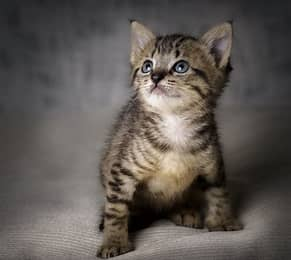
#> input picture meo1.jpg, 291 x 260 px, found by its file name
$ python bai29.py
#> lines starting #> are read from the running program, lines starting #| are printed output that depends on the picture
import cv2
import numpy as np
import time
from sklearn.model_selection import train_test_split
from sklearn.metrics import accuracy_score, precision_score, recall_score, classification_report
from sklearn.svm import SVC
from sklearn.neighbors import KNeighborsClassifier
from sklearn.tree import DecisionTreeClassifier
from sklearn.preprocessing import LabelEncoder

# Hàm xử lý ảnh
def preprocess_images(image_paths, size=(64, 64)):
#> called with size = (64, 64)
    data = []
    for path in image_paths:
        image = cv2.imread(path)
#> image is the input picture: shape (260, 291, 3); mean B, G, R 83.1, 87.8, 93.8
        if image is None:
            print(f"Could not read image: {path}")
            continue
        resized = cv2.resize(image, size)
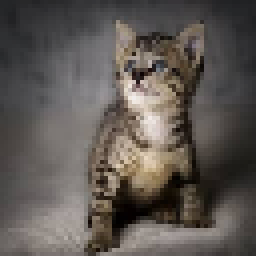
#> resized: shape (64, 64, 3) (shown 4 times larger); mean B, G, R 82.9, 87.6, 93.7
        gray = cv2.cvtColor(resized, cv2.COLOR_BGR2GRAY)
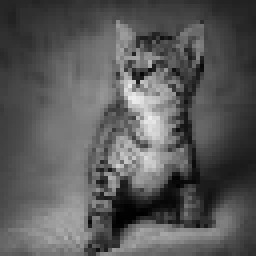
#> gray: shape (64, 64) (shown 4 times larger); min 0, max 237, mean 88.8
        data.append(gray.flatten())
#> pass 2 of the loop in preprocess_images, `for path in image_paths:`:
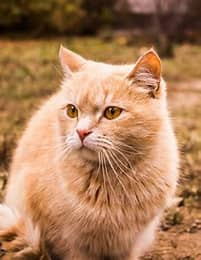
#> input picture meo2.jpg, 201 x 260 px, found by its file name
#> in preprocess_images, image is the input picture: shape (260, 201, 3); mean B, G, R 91.9, 127, 172.5
#> in preprocess_images, `resized = cv2.resize(image, size)`:
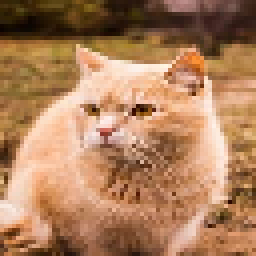
#> resized: shape (64, 64, 3) (shown 4 times larger); mean B, G, R 91.9, 127, 172.5
#> in preprocess_images, `gray = cv2.cvtColor(resized, cv2.COLOR_BGR2GRAY)`:
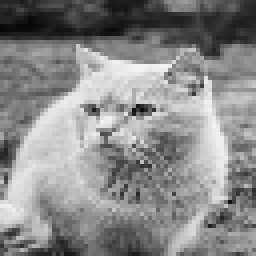
#> gray: shape (64, 64) (shown 4 times larger); min 5, max 245, mean 136.6
#> pass 3 of the loop in preprocess_images, `for path in image_paths:`:
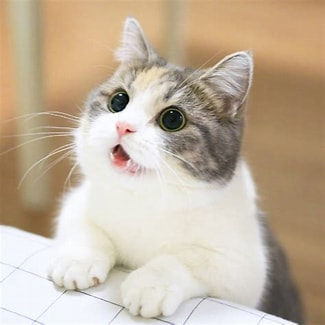
#> input picture meo3.jpg, 325 x 325 px, found by its file name
#> in preprocess_images, image is the input picture: shape (325, 325, 3); mean B, G, R 158.1, 178.6, 194.9
#> in preprocess_images, `resized = cv2.resize(image, size)`:
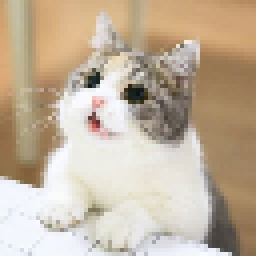
#> resized: shape (64, 64, 3) (shown 4 times larger); mean B, G, R 157.9, 178.4, 194.7
#> in preprocess_images, `gray = cv2.cvtColor(resized, cv2.COLOR_BGR2GRAY)`:
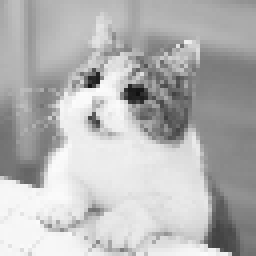
#> gray: shape (64, 64) (shown 4 times larger); min 17, max 252, mean 181
#> the loop made 4 passes; the first 3 are shown
    return np.array(data)

# Hàm huấn luyện và đánh giá mô hình
def train_and_evaluate(models, X_train, X_test, y_train, y_test):
    results = {}
    for model_name, model in models.items():
        start_time = time.time()
        model.fit(X_train, y_train)
        elapsed_time = time.time() - start_time

        y_pred = model.predict(X_test)
        accuracy = accuracy_score(y_test, y_pred)
        precision = precision_score(y_test, y_pred, average="macro", zero_division=1)  # zero_division=1 để tránh lỗi
        recall = recall_score(y_test, y_pred, average="macro", zero_division=1)

        results[model_name] = {
            "Training Time (s)": elapsed_time,
            "Accuracy": accuracy,
            "Precision": precision,
            "Recall": recall,
        }

        print(f"\nModel: {model_name}")
        print(classification_report(y_test, y_pred, target_names=["animal", "flower"], zero_division=1))  # zero_division=1

    return results

# Dữ liệu mẫu
image_paths = ['images/meo1.jpg', 'images/meo2.jpg', 'images/meo3.jpg', 'images/meo4.jpg']
labels = ['flower', 'flower', 'animal', 'animal']

# Tiền xử lý dữ liệu
X = preprocess_images(image_paths)
if X.size == 0:
    print("No valid images found. Exiting...")
    exit()

# Mã hóa nhãn
label_encoder = LabelEncoder()
y = label_encoder.fit_transform(labels)

# Chia tập dữ liệu
X_train, X_test, y_train, y_test = train_test_split(X, y, test_size=0.3, random_state=42)

# Khởi tạo các mô hình
models = {
    "SVM": SVC(kernel='linear'),
    "KNN": KNeighborsClassifier(n_neighbors=min(2, len(X_train))),  # Giảm n_neighbors nếu số mẫu ít
    "Decision Tree": DecisionTreeClassifier(),
}

# Huấn luyện và đánh giá
results = train_and_evaluate(models, X_train, X_test, y_train, y_test)

# In kết quả so sánh
print("\n--- Comparison of Results ---")
for model_name, metrics in results.items():
    print(f"\n{model_name}:")
    for metric, value in metrics.items():
        print(f"  {metric}: {value:.4f}")
